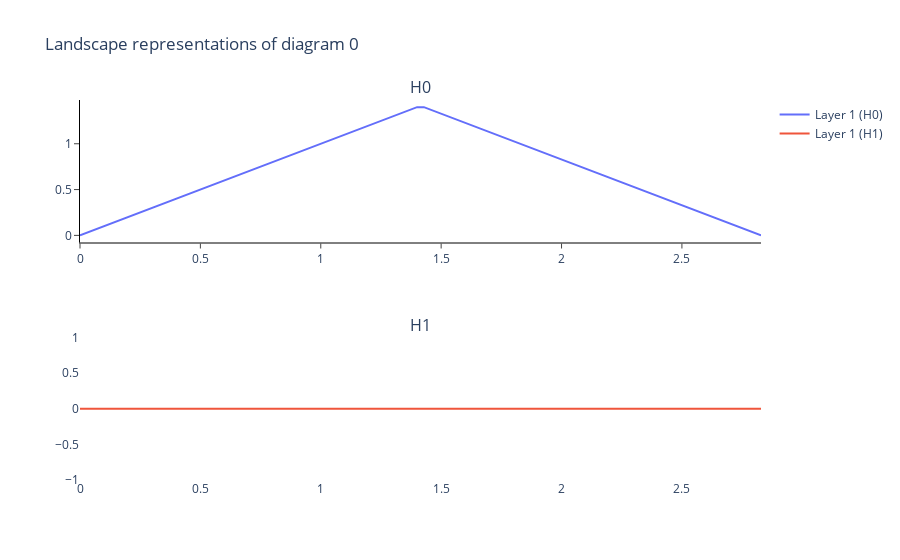

The notebook cell this image was saved under:
### Code cell
from gtda.diagrams import PersistenceLandscape
Landscape=PersistenceLandscape()
Landscape.fit_transform_plot(filtered_VRP)
